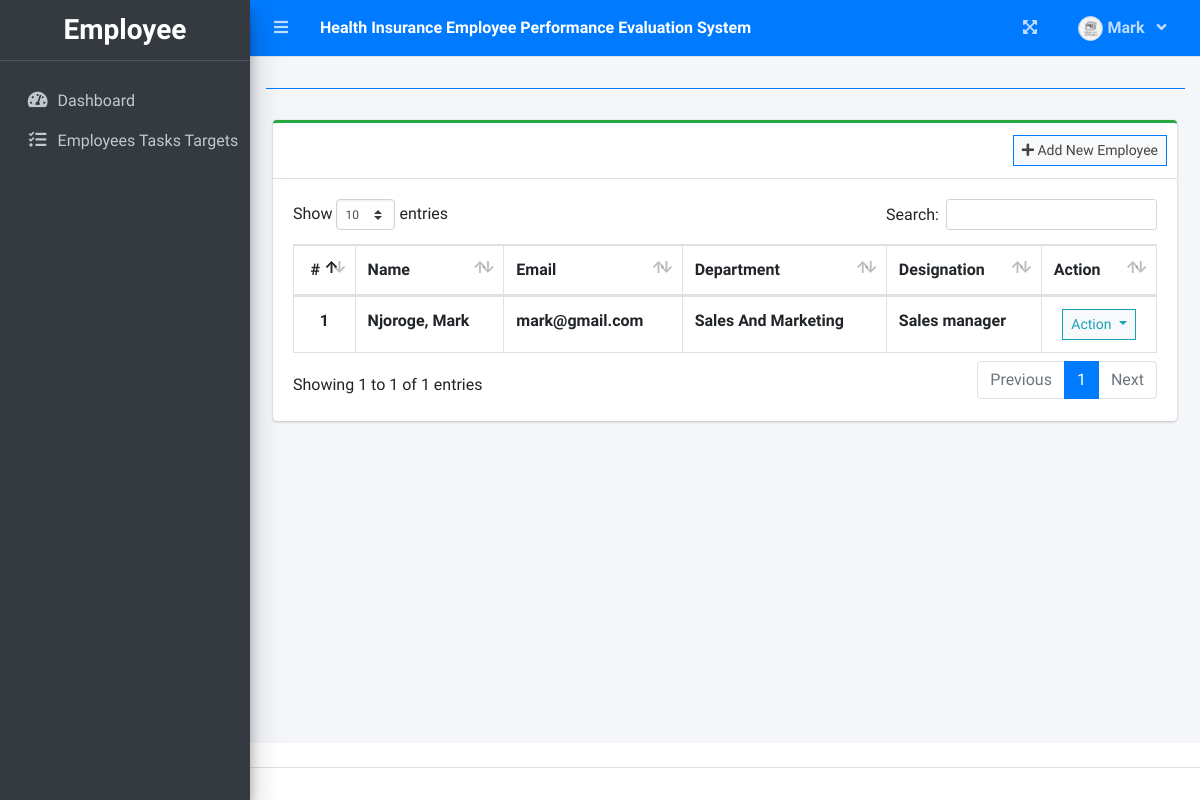
The page /index.php?page=employee_list (signed in) on the database its author committed.
### tables this page shows
CREATE TABLE `employee_list` (
  `id` int(30) NOT NULL,
  `employee_id` varchar(50) NOT NULL,
  `firstname` varchar(200) NOT NULL,
  `middlename` varchar(200) NOT NULL,
  `lastname` varchar(200) NOT NULL,
  `email` varchar(200) NOT NULL,
  `password` text NOT NULL,
  `department_id` int(30) NOT NULL,
  `designation_id` int(30) NOT NULL,
  `evaluator_id` int(30) NOT NULL,
  `avatar` text DEFAULT NULL,
  `date_created` datetime NOT NULL DEFAULT current_timestamp()
);

### employee_list.php (the view, shortened to what this page needs)
<?php include'db_connect.php' ?>
<div class="col-lg-12">
	<div class="card card-outline card-success">
		<div class="card-header">
			<div class="card-tools">
				<a class="btn btn-block btn-sm btn-default btn-flat border-primary" href="./index.php?page=new_employee"><i class="fa fa-plus"></i> Add New Employee</a>
			</div>
		</div>
		<div class="card-body">
			<table class="table tabe-hover table-bordered" id="list">
				<thead>
					<tr>
						<th class="text-center">#</th>
						<th>Name</th>
						<th>Email</th>
						<th>Department</th>
						<th>Designation</th>
						<th>Action</th>
					</tr>
				</thead>
				<tbody>
					<?php
					$i = 1;
					$designations = $conn->query("SELECT * FROM designation_list ");
					$design_arr[0]= "Unset";
					while($row=$designations->fetch_assoc()){
						$design_arr[$row['id']] =$row['designation'];
					}
					$departments = $conn->query("SELECT * FROM department_list ");
					$dept_arr[0]= "Unset";
					while($row=$departments->fetch_assoc()){
						$dept_arr[$row['id']] =$row['department'];
					}
					$qry = $conn->query("SELECT *,concat(lastname,', ',firstname,' ',middlename) as name FROM employee_list order by concat(lastname,', ',firstname,' ',middlename) asc");
					while($row= $qry->fetch_assoc()):
					?>
					<tr>
						<th class="text-center"><?php echo $i++ ?></th>
						<td><b><?php echo ucwords($row['name']) ?></b></td>
						<td><b><?php echo $row['email'] ?></b></td>
						<td><b><?php echo isset($dept_arr[$row['department_id']]) ? $dept_arr[$row['department_id']] : 'Unknow Department' ?></b></td>
						<td><b><?php echo isset($design_arr[$row['designation_id']]) ? $design_arr[$row['designation_id']] : 'Unknow Designation' ?></b></td>
						<td class="text-center">
							<button type="button" class="btn btn-default btn-sm btn-flat border-info wave-effect text-info dropdown-toggle" data-toggle="dropdown" aria-expanded="true">
		                      Action
		                    </button>
						</td>
					</tr>
				<?php endwhile; ?>
				</tbody>
			</table>
		</div>
	</div>
</div>

### rows shown on the page
employee_list: name "Njoroge, Mark", email "mark@gmail.com", department "Sales And Marketing", designation "Sales manager"

### other values the page prints
$_SESSION['login_firstname'] "Mark"
